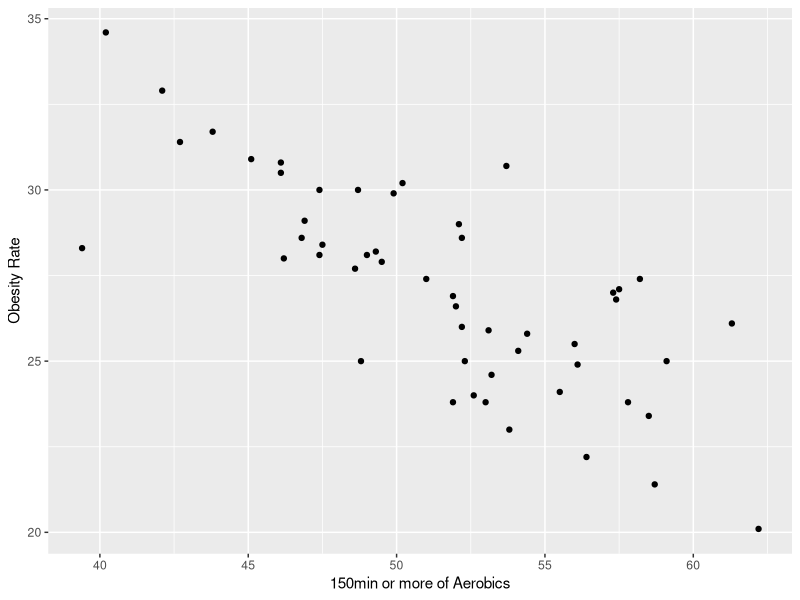
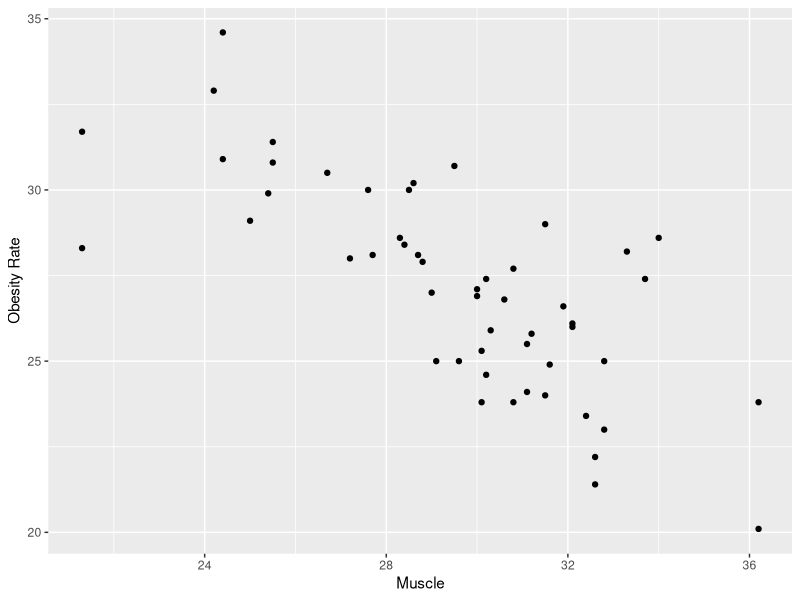
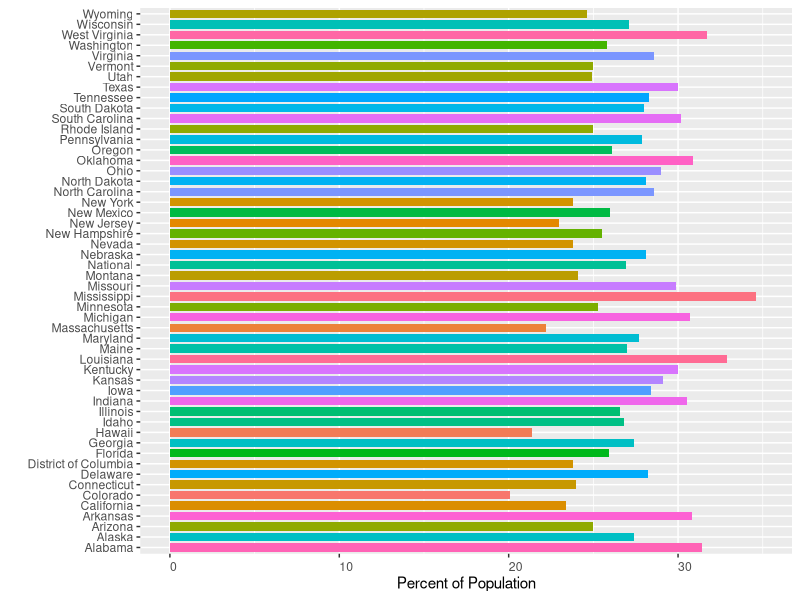
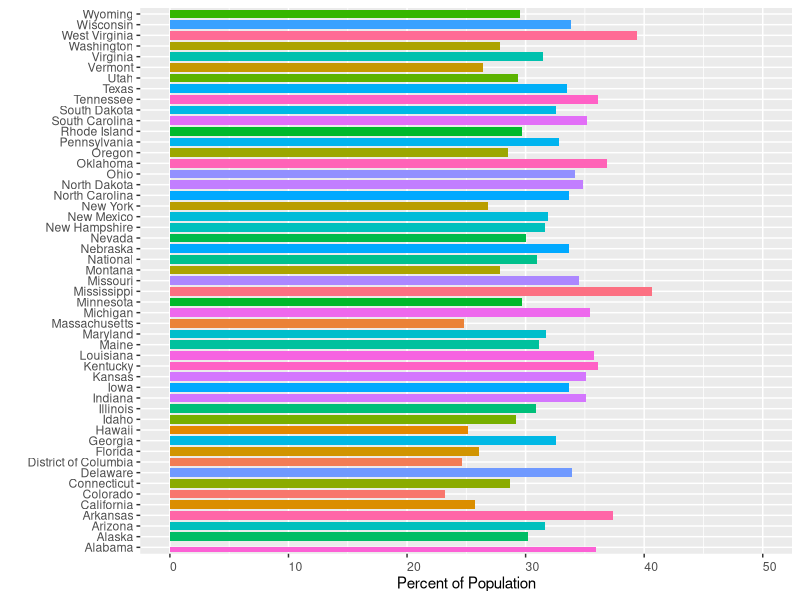

The R source for these figures, in order:
## ---- chunk 1
knitr::opts_chunk$set(echo = TRUE, warning = FALSE, message= FALSE, fig.pos = 'H')
library(tidyverse)
library(kableExtra)
library(reshape2)
library(here)
## ---- chunk 2
### Reading CSV and setting seed###
set.seed(1)
Data <- 
  read.csv(here::here("outputs/data/cleaned_physical_activity.csv"))
Data1 <- read.csv(here::here("outputs/data/cleaned_walk_or_bike.csv"))
## ---- chunk 3
### Buidling Table Excerpt ###
df = Data[,-1]
names(df)[names(df) == 'YearEnd'] <- 'Year'
names(df)[names(df) == 'LocationDesc'] <- 'State'
names(df)[names(df) == 'Data_Value'] <- 'Percent'
names(df)[names(df) == 'Age.years.'] <- 'Age'
knitr::kable(head(df),booktabs = TRUE, align = "c", caption = "Excerpt of dataset") %>% 
kable_styling(full_width = F) %>%
kable_styling(latex_options = "hold_position")
## ---- chunk 4
### Obesity Rate by State 2011 ###
df1 <- subset(df, Year == 2011)
df1 <- subset(df1, Question == "Percent of adults aged 18 years and older who have obesity")
df1 <- df1[order(df1$State),]
x <- c()
i = 1
while (i < 312) {
  y = mean(c(df1[i,4],df1[i+1,4],df1[i+2,4],df1[i+3,4],df1[i+4,4],df1[i+5,4]))
  x <- c(x,y)
  i = i+6
}
df_means <- cbind(unique(df1$Year),unique(df1$State), unique(df1$Question), round(x, digits = 1))
df_means <- as.data.frame(df_means)

###### Forming dataframe for no aerobic activity

df_no_leisure <- subset(df, Year == 2011)
df_no_leisure <- subset(df_no_leisure, Question == "Percent of adults who engage in no leisure-time physical activity")
df_no_leisure <- df_no_leisure[order(df_no_leisure$State),]
x <- c()
i = 1
while (i < 312) {
  y = mean(c(df_no_leisure[i,4],df_no_leisure[i+1,4],df_no_leisure[i+2,4],df_no_leisure[i+3,4],df_no_leisure[i+4,4],df_no_leisure[i+5,4]))
  x <- c(x,y)
  i = i+6
}
df_means_no <- cbind(unique(df_no_leisure$Year),unique(df_no_leisure$State), unique(df_no_leisure$Question), round(x, digits = 1))
df_means_no <- as.data.frame(df_means_no)

### Forming dataframe for >150min aerobic activity

df_150 <- subset(df, Year == 2011)
df_150 <- subset(df_150, Question == "Percent of adults who achieve at least 150 minutes a week of moderate-intensity aerobic physical activity or 75 minutes a week of vigorous-intensity aerobic activity (or an equivalent combination)")
df_150 <- df_150[order(df_150$State),]
x <- c()
i = 1
while (i < 312) {
  y = mean(c(df_150[i,4],df_150[i+1,4],df_150[i+2,4],df_150[i+3,4],df_150[i+4,4],df_150[i+5,4]))
  x <- c(x,y)
  i = i+6
}
df_means_150 <- cbind(unique(df_150$Year),unique(df_150$State), unique(df_150$Question), round(x, digits = 1))
df_means_150 <- as.data.frame(df_means_150)
### Dataframe for muscle strengthening
df_muscle <- subset(df, Year == 2011)
df_muscle <- subset(df_muscle, Question == "Percent of adults who engage in muscle-strengthening activities on 2 or more days a week")
df_muscle <- df_muscle[order(df_muscle$State),]
x <- c()
i = 1
while (i < 312) {
  y = mean(c(df_muscle[i,4],df_muscle[i+1,4],df_muscle[i+2,4],df_muscle[i+3,4],df_muscle[i+4,4],df_muscle[i+5,4]))
  x <- c(x,y)
  i = i+6
}
df_means_muscle <- cbind(unique(df_muscle$Year),unique(df_muscle$State), unique(df_muscle$Question), round(x, digits = 1))
df_means_muscle <- as.data.frame(df_means_muscle)

### Dataframe for >300min of aerobic activity

df_300 <- subset(df, Year == 2011)
df_300 <- subset(df_300, Question == "Percent of adults who achieve at least 300 minutes a week of moderate-intensity aerobic physical activity or 150 minutes a week of vigorous-intensity aerobic activity (or an equivalent combination)")
df_300 <- df_300[order(df_300$State),]
x <- c()
i = 1
while (i < 312) {
  y = mean(c(df_300[i,4],df_300[i+1,4],df_300[i+2,4],df_300[i+3,4],df_300[i+4,4],df_300[i+5,4]))
  x <- c(x,y)
  i = i+6
}
df_means_300 <- cbind(unique(df_300$Year),unique(df_300$State), unique(df_300$Question), round(x, digits = 1))
df_means_300 <- as.data.frame(df_means_300)

### Linear Model

dat.m <- as.data.frame(cbind(df_means$V4,df_means_no$V4,df_means_300$V4,df_means_150$V4,df_means_muscle$V4))
names(dat.m)[names(dat.m) == 'V1'] <- "Obesity"
names(dat.m)[names(dat.m) == 'V2'] <- "No"
names(dat.m)[names(dat.m) == 'V3'] <- "300mins"
names(dat.m)[names(dat.m) == 'V4'] <- "150min"
names(dat.m)[names(dat.m) == 'V5'] <- "Muscle"
Obesity <- as.numeric(as.vector(dat.m$Obesity))
No_Aerobics <- as.numeric(as.vector(dat.m$No))
Aerobics_300min <- as.numeric(as.vector(dat.m$`300mins`))
Aerobics_150min <- as.numeric(as.vector(dat.m$`150min`))
Muscle <- as.numeric(as.vector(dat.m$Muscle))
mod1 <- lm(Obesity~Aerobics_150min+Muscle)
ggplot(mapping = aes(x = Aerobics_150min, y = Obesity))+geom_point()+xlab("150min or more of Aerobics") +
  ylab("Obesity Rate")
## ---- chunk 5
ggplot(mapping = aes(x = Muscle, y = Obesity))+geom_point()+xlab("Muscle") +
  ylab("Obesity Rate")
## ---- chunk 6
### Bar plot of Obesity by State ###
df1 <- subset(df, Year == 2011)
df1 <- subset(df1, Question == "Percent of adults aged 18 years and older who have obesity")
df1 <- df1[order(df1$State),]
x <- c()
i = 1
while (i < 312) {
  y = mean(c(df1[i,4],df1[i+1,4],df1[i+2,4],df1[i+3,4],df1[i+4,4],df1[i+5,4]))
  x <- c(x,y)
  i = i+6
}
df_means <- cbind(unique(df1$Year),unique(df1$State), unique(df1$Question), round(x, digits = 1))
df_means <- as.data.frame(df_means)
df_long <- melt(df_means[order(df_means$V4),])
p <- ggplot(df_long, aes(x = V2, y = as.numeric(V4), fill = V4)) +
  scale_y_continuous(limits = c(0,35)) + 
  theme(legend.position="none", axis.text.x = element_text(angle = 0, vjust = 0.5, hjust=0)) + 
  geom_bar(width = 0.8, stat = "identity", position = 'dodge') +
  xlab("") +
  ylab("Percent of Population") +
  coord_flip()

p
## ---- chunk 7
### Buidling Excerpt ###
df.means2 <- df_means[order(df_means$V4),]
names(df.means2)[names(df.means2) == 'V2'] <- 'State'
names(df.means2)[names(df.means2) == 'V4'] <- 'Proportion'
df.new <- cbind(df.means2$State,df.means2$Proportion)
knitr::kable(head(df.new),booktabs = TRUE, align = "c", caption = "Lowest Obesity Rates By State") %>% 
kable_styling(full_width = F, position = "float_left") %>%
kable_styling(latex_options = "HOLD_position")
## ---- chunk 8
### Buidling Excerpt ###
df.means3 <- df_means[order(df_means$V4, decreasing = T),]
names(df.means3)[names(df.means3) == 'V2'] <- 'State'
names(df.means3)[names(df.means3) == 'V4'] <- 'Proportion'
df.new2 <- cbind(df.means3$State,df.means3$Proportion)
knitr::kable(head(df.new2),booktabs = TRUE, align = "c", caption = "Highest Obesity Rates by State") %>% 
kable_styling(full_width = F, position = "left") %>%
kable_styling(latex_options = "HOLD_position")
## ---- chunk 9
### Bar plot of Obesity by State ###
df2 <- subset(df, Year == 2019)
df2 <- subset(df2, Question == "Percent of adults aged 18 years and older who have obesity")
df2 <- df2[order(df2$State),]
x <- c()
i = 1
while (i < 312) {
  y = mean(c(df2[i,4],df2[i+1,4],df2[i+2,4],df2[i+3,4],df2[i+4,4],df2[i+5,4]))
  x <- c(x,y)
  i = i+6
}
df_m <- cbind(unique(df2$Year),unique(df2$State), unique(df2$Question), round(x, digits = 1))
df_m <- as.data.frame(df_m)
df_l <- melt(df_m[order(df_m$V4),])
p <- ggplot(df_l, aes(x = V2, y = as.numeric(V4), fill = V4)) +scale_y_continuous(limits = c(0,50)) + theme(legend.position="none", axis.text.x = element_text(angle = 0, vjust = 0.5, hjust=0)) + geom_bar(width = 0.8, stat = "identity", position = 'dodge') +
  xlab("") +
  ylab("Percent of Population")

p + coord_flip()
## ---- chunk 10
### Buidling Excerpt ###
df.means4 <- df_m[order(df_m$V4),]
names(df.means4)[names(df.means4) == 'V2'] <- 'State'
names(df.means4)[names(df.means4) == 'V4'] <- 'Proportion'
df.new4 <- cbind(df.means4$State,df.means4$Proportion)
knitr::kable(head(df.new4),booktabs = TRUE, align = "c", caption = "Lowest Rates of Obesity by State") %>% 
kable_styling(full_width = F, position = "float_left") %>%
kable_styling(latex_options = "HOLD_position")
## ---- chunk 11
### Buidling Excerpt ###
df.means5 <- df_m[order(df_m$V4, decreasing = T),]
names(df.means5)[names(df.means5) == 'V2'] <- 'State'
names(df.means5)[names(df.means5) == 'V4'] <- 'Proportion'
df.new5 <- cbind(df.means5$State,df.means5$Proportion)
knitr::kable(head(df.new5),booktabs = TRUE, align = "c", caption = "Highest Rates of Obesity by State") %>% 
kable_styling(full_width = F, position = "left") %>%
kable_styling(latex_options = "HOLD_position")
## ---- chunk 12
### Obesity Rate by State 2020 ###
df8 <- subset(df, Year == 2019)
df8 <- subset(df8, Question == "Percent of adults aged 18 years and older who have obesity")
df8 <- df8[order(df8$State),]
x <- c()
i = 1
while (i < 312) {
  y = mean(c(df8[i,4],df8[i+1,4],df8[i+2,4],df8[i+3,4],df8[i+4,4],df8[i+5,4]))
  x <- c(x,y)
  i = i+6
}
df8_means <- cbind(unique(df8$Year),unique(df8$State), unique(df8$Question), round(x, digits = 1))
df8_means <- as.data.frame(df8_means)

###### Forming dataframe for no aerobic activity

df8_no_leisure <- subset(df, Year == 2019)
df8_no_leisure <- subset(df8_no_leisure, Question == "Percent of adults who engage in no leisure-time physical activity")
df8_no_leisure <- df8_no_leisure[order(df8_no_leisure$State),]
x <- c()
i = 1
while (i < 312) {
  y = mean(c(df8_no_leisure[i,4],df8_no_leisure[i+1,4],df8_no_leisure[i+2,4],df8_no_leisure[i+3,4],df8_no_leisure[i+4,4],df8_no_leisure[i+5,4]))
  x <- c(x,y)
  i = i+6
}
df8_means_no <- cbind(unique(df8_no_leisure$Year),unique(df8_no_leisure$State), unique(df8_no_leisure$Question), round(x, digits = 1))
df8_means_no <- as.data.frame(df8_means_no)

### Forming dataframe for >150min aerobic activity

df8_150 <- subset(df, Year == 2019)
df8_150 <- subset(df8_150, Question == "Percent of adults who achieve at least 150 minutes a week of moderate-intensity aerobic physical activity or 75 minutes a week of vigorous-intensity aerobic activity (or an equivalent combination)")
df8_150 <- df8_150[order(df8_150$State),]
x <- c()
i = 1
while (i < 312) {
  y = mean(c(df8_150[i,4],df8_150[i+1,4],df8_150[i+2,4],df8_150[i+3,4],df8_150[i+4,4],df8_150[i+5,4]))
  x <- c(x,y)
  i = i+6
}
df8_means_150 <- cbind(unique(df8_150$Year),unique(df8_150$State), unique(df8_150$Question), round(x, digits = 1))
df8_means_150 <- as.data.frame(df8_means_150)

### Dataframe for muscle strengthening
df8_muscle <- subset(df, Year == 2019)
df8_muscle <- subset(df8_muscle, Question == "Percent of adults who engage in muscle-strengthening activities on 2 or more days a week")
df8_muscle <- df8_muscle[order(df8_muscle$State),]
x <- c()
i = 1
while (i < 312) {
  y = mean(c(df8_muscle[i,4],df8_muscle[i+1,4],df8_muscle[i+2,4],df8_muscle[i+3,4],df8_muscle[i+4,4],df8_muscle[i+5,4]))
  x <- c(x,y)
  i = i+6
}
df8_means_muscle <- cbind(unique(df8_muscle$Year),unique(df8_muscle$State), unique(df8_muscle$Question), round(x, digits = 1))
df8_means_muscle <- as.data.frame(df8_means_muscle)
### Test
df.final <- as.data.frame(cbind(df8_means$V2,df8_means$V4,df8_means_150$V4,df8_means_muscle$V4))
Obesity_2019 <- as.numeric(as.vector(df.final$V2))
Aerobics_150min_2019 <- as.numeric(as.vector(df.final$V3))
Muscle_2019 <- as.numeric(as.vector(df.final$V4))
Prediction = 50.5349415+(-0.2690727)*Aerobics_150min_2019+(-0.3223630)*Muscle_2019
## ---- chunk 13
### Buidling Excerpt ###
df8.means4 <- df8_means_150[order(df8_means_150$V4),]
names(df8.means4)[names(df8.means4) == 'V2'] <- 'State'
names(df8.means4)[names(df8.means4) == 'V4'] <- 'Proportion'
df8.new4 <- cbind(df8.means4$State,df8.means4$Proportion)
knitr::kable(head(df8.new4),booktabs = TRUE, align = "c", caption = "States with Lowest rates of Aerobic training") %>% 
kable_styling(full_width = F, position = "float_left") %>%
kable_styling(latex_options = "HOLD_position")
## ---- chunk 14
### Buidling Excerpt ###
df8.means5 <- df8_means_150[order(df8_means_150$V4, decreasing = T),]
names(df8.means5)[names(df8.means5) == 'V2'] <- 'State'
names(df8.means5)[names(df8.means5) == 'V4'] <- 'Proportion'
df8.new5 <- cbind(df8.means5$State,df8.means5$Proportion)
knitr::kable(head(df8.new5),booktabs = TRUE, align = "c", caption = "States with Highest rates of Aerobic training") %>% 
kable_styling(full_width = F, position = "left") %>%
kable_styling(latex_options = "HOLD_position")
## ---- chunk 15
### Buidling Excerpt ###
df8.means6 <- df8_means_muscle[order(df8_means_muscle$V4),]
names(df8.means6)[names(df8.means6) == 'V2'] <- 'State'
names(df8.means6)[names(df8.means6) == 'V4'] <- 'Proportion'
df8.new6 <- cbind(df8.means6$State,df8.means6$Proportion)
knitr::kable(head(df8.new6),booktabs = TRUE, align = "c", caption = "States with Lowest rates of Muscle Training") %>% 
kable_styling(full_width = F, position = "float_left") %>%
kable_styling(latex_options = "HOLD_position")
## ---- chunk 16
### Buidling Excerpt ###
df8.means7 <- df8_means_muscle[order(df8_means_muscle$V4, decreasing = T),]
names(df8.means7)[names(df8.means7) == 'V2'] <- 'State'
names(df8.means7)[names(df8.means7) == 'V4'] <- 'Proportion'
df8.new7 <- cbind(df8.means7$State,df8.means7$Proportion)
knitr::kable(head(df8.new7),booktabs = TRUE, align = "c", caption = "States with Highest rates of Muscle training") %>% 
kable_styling(full_width = F, position = "left") %>%
kable_styling(latex_options = "HOLD_position")
